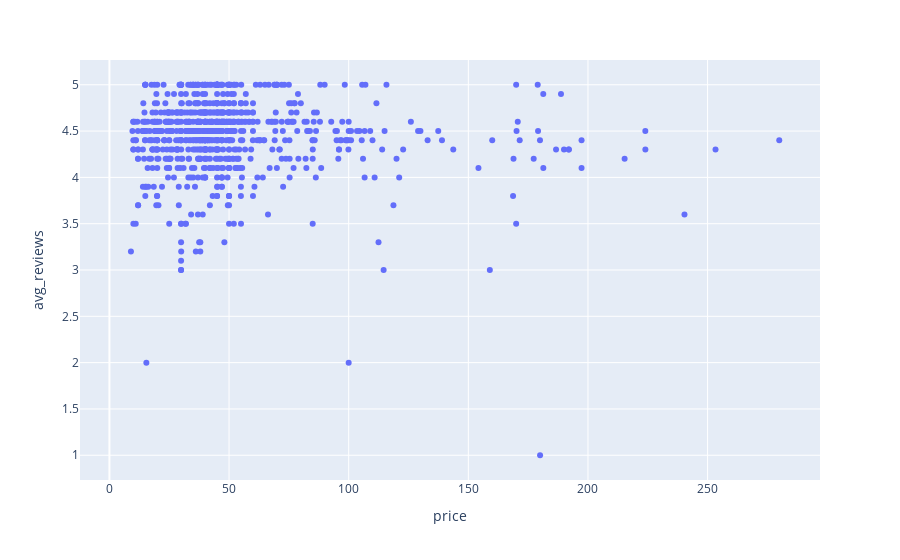

Notebook cell for this chart:
### Code cell
px.scatter(df, x="price", y="avg_reviews")

### Figure 1 — Plotly figure (JSON) as saved in the notebook; plotly's stock layout.template omitted (floating-point values rounded to 4 significant figures; data arrays with more than 128 entries replaced by an {"elided": "..."} marker saying what was removed)
{"data": [{"hovertemplate": "price=%{x}<br>avg_reviews=%{y}<extra></extra>", "legendgroup": "", "marker": {"color": "#636efa", "symbol": "circle"}, "mode": "markers", "name": "", "orientation": "v", "showlegend": false, "type": "scatter", "x": {"elided": "946 float values"}, "xaxis": "x", "y": {"elided": "946 float values"}, "yaxis": "y"}], "layout": {"legend": {"tracegroupgap": 0}, "margin": {"t": 60}, "xaxis": {"anchor": "y", "domain": [0, 1], "title": {"text": "price"}}, "yaxis": {"anchor": "x", "domain": [0, 1], "title": {"text": "avg_reviews"}}}}
